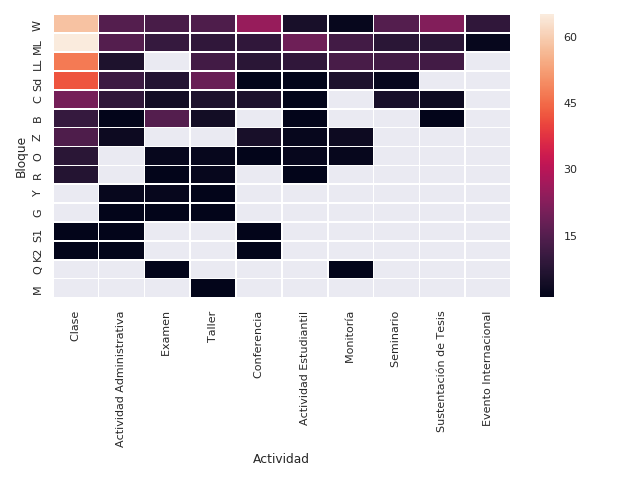

Write the Python code that produced this figure.
import pandas as pd 
import seaborn as sns 
import matplotlib.pyplot as plt 
df = pd.read_csv("bloqAct.dat",delimiter = ";")
# temp = temp.pivot("month", "year", "passengers")
print(df)

df = df.set_index("Bloque")
sns.set(font_scale = 0.8)
ax = sns.heatmap(df, linewidths=.5)
# sns.set_context("paper", rc={"axes.labelsize":10})
ax.set_xlabel('Actividad')
fig = ax.get_figure()
# ax.set_xticklabels(ax.get_xticklabels(),rotation = 40,ha='right')

plt.tight_layout()
fig.savefig("bloqAct.png")
